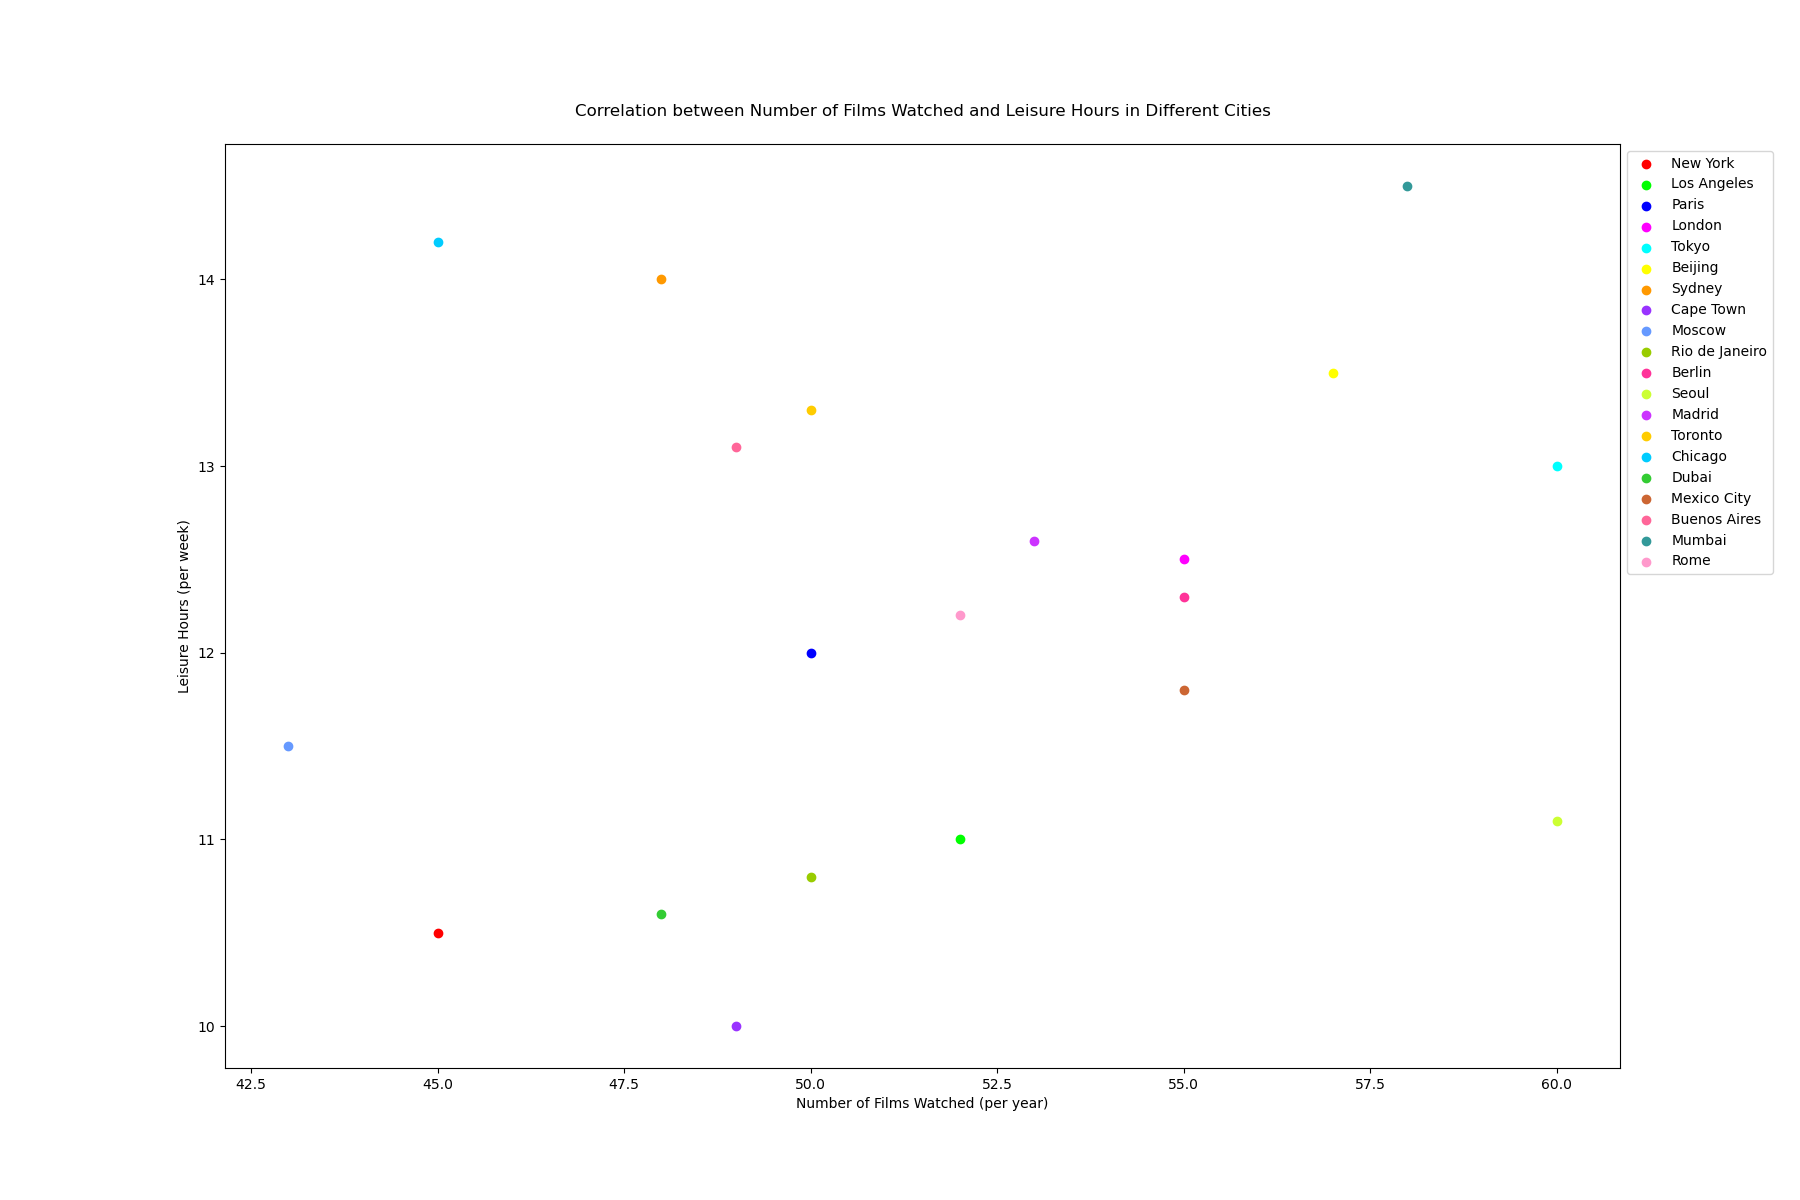

Recreate this plot in Python.

import matplotlib.pyplot as plt

city = ["New York", "Los Angeles", "Paris", "London", "Tokyo", "Beijing", "Sydney", "Cape Town", "Moscow", "Rio de Janeiro", "Berlin", "Seoul", "Madrid", "Toronto", "Chicago", "Dubai", "Mexico City", "Buenos Aires", "Mumbai", "Rome"]
films_watched = [45, 52, 50, 55, 60, 57, 48, 49, 43, 50, 55, 60, 53, 50, 45, 48, 55, 49, 58, 52]
leisure_hours = [10.5, 11.0, 12.0, 12.5, 13.0, 13.5, 14.0, 10.0, 11.5, 10.8, 12.3, 11.1, 12.6, 13.3, 14.2, 10.6, 11.8, 13.1, 14.5, 12.2]
colors = ['#ff0000', '#00ff00', '#0000ff', '#ff00ff', '#00ffff', '#ffff00', '#ff9900', '#9933ff', '#6699ff', '#99cc00', '#ff3399', '#ccff33', '#cc33ff', '#ffcc00', '#00ccff', '#33cc33', '#cc6633', '#ff6699', '#339999', '#ff99cc']

plt.figure(figsize=(18, 12))

for i in range(len(city)):
    plt.scatter(films_watched[i], leisure_hours[i], color=colors[i], label=city[i])

plt.title('Correlation between Number of Films Watched and Leisure Hours in Different Cities', pad=20)
plt.xlabel('Number of Films Watched (per year)')
plt.ylabel('Leisure Hours (per week)')
plt.legend(loc='upper left', bbox_to_anchor=(1, 1))

plt.show()
